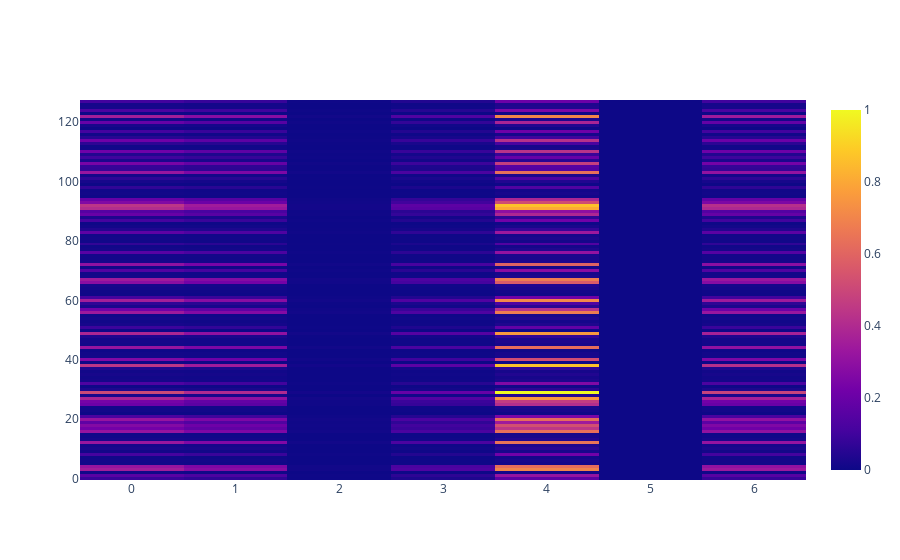

Write notebook code for a chart like this one.
### Code cell
fig = go.Figure()
fig.add_trace(go.Heatmap(z = D_plus[110, :, :]))

### Figure 1 — Plotly figure (JSON) as saved in the notebook; plotly's stock layout.template omitted (floating-point values rounded to 4 significant figures; data arrays with more than 128 entries replaced by an {"elided": "..."} marker saying what was removed)
{"data": [{"type": "heatmap", "z": {"elided": "128x7 float values"}}], "layout": {}}
